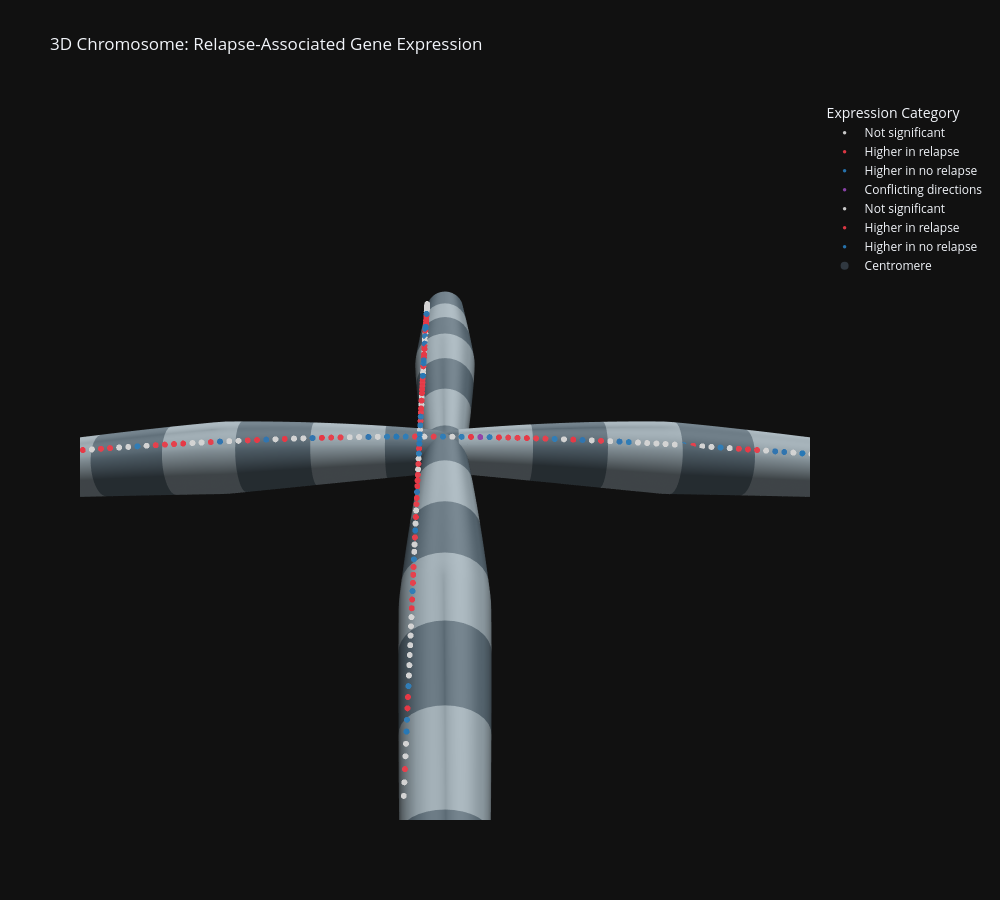

Here is the notebook cell this chart was saved with:
### Code cell
import numpy as np
import pandas as pd
import plotly.graph_objects as go

# Prepare genes
plot_data = gene_level_results_clean.sort_values(
    ["Chromosome", "start"]
).reset_index(drop=True)

# Split genes between the two sister chromatids
gene_groups = [
    plot_data.iloc[::2].copy(),
    plot_data.iloc[1::2].copy()
]

# Define the two chromatid paths
t = np.linspace(0, 1, 100)

paths = [
    np.column_stack((-1 + 2*t, 1 - 2*t, 0.08*np.sin(t*np.pi))),
    np.column_stack((-1 + 2*t, -1 + 2*t, 0.08*np.sin(t*np.pi)))
]

# Build a 3D tapered tube around a path
def make_chromatid(path, radius=0.13, sides=32):

    tangent = np.gradient(path, axis=0)
    tangent = tangent / np.linalg.norm(
        tangent, axis=1
    )[:, None]

    reference = np.array([0, 0, 1])

    normal = np.cross(tangent, reference)
    normal = normal / np.linalg.norm(
        normal, axis=1
    )[:, None]

    binormal = np.cross(tangent, normal)

    vertices = []

    for i, point in enumerate(path):

        # Narrow at centromere, rounded toward the ends
        taper = 0.65 + 0.35 * np.sin(np.pi * t[i])
        pinch = 0.52 + 0.48 * min(1, abs(t[i] - 0.5) * 4)
        r = radius * taper * pinch

        for angle in np.linspace(
            0, 2*np.pi, sides, endpoint=False
        ):
            vertex = (
                point
                + r * np.cos(angle) * normal[i]
                + r * np.sin(angle) * binormal[i]
            )
            vertices.append(vertex)

    vertices = np.array(vertices)

    faces_i, faces_j, faces_k = [], [], []
    face_colors = []

    bands = ["#52616B", "#89969D"]

    for i in range(len(path)-1):
        for j in range(sides):

            a = i*sides + j
            b = i*sides + (j+1) % sides
            c = (i+1)*sides + j
            d = (i+1)*sides + (j+1) % sides

            faces_i.extend([a, b])
            faces_j.extend([c, c])
            faces_k.extend([b, d])

            band = bands[(i // 8) % 2]
            face_colors.extend([band, band])

    return vertices, faces_i, faces_j, faces_k, face_colors


fig = go.Figure()

# Draw the two chromatids
for path in paths:

    vertices, i, j, k, colors = make_chromatid(path)

    fig.add_trace(go.Mesh3d(
        x=vertices[:, 0],
        y=vertices[:, 1],
        z=vertices[:, 2],
        i=i,
        j=j,
        k=k,
        facecolor=colors,
        opacity=1,
        flatshading=False,
        lighting=dict(
            ambient=0.45,
            diffuse=0.8,
            specular=0.6,
            roughness=0.45
        ),
        hoverinfo="skip",
        showlegend=False
    ))

# Gene colours
color_map = {
    "Not significant": "#D3D3D3",
    "Higher in relapse": "#E63946",
    "Higher in no relapse": "#2878B5",
    "Conflicting directions": "#8E44AD"
}

# Place gene markers along the chromatids
for arm_number, subset in enumerate(gene_groups):

    subset = subset.reset_index(drop=True)
    positions = np.linspace(0.06, 0.94, len(subset))

    marker_x, marker_y, marker_z = [], [], []

    for position in positions:

        index = int(position * (len(t)-1))
        point = paths[arm_number][index]

        # Put markers slightly outside the chromatid surface
        marker_x.append(point[0] + 0.11)
        marker_y.append(point[1])
        marker_z.append(point[2] + 0.10)

    subset["Plot_X"] = marker_x
    subset["Plot_Y"] = marker_y
    subset["Plot_Z"] = marker_z

    for category, color in color_map.items():

        selected = subset[
            subset["Expression_Category"] == category
        ]

        fig.add_trace(go.Scatter3d(
            x=selected["Plot_X"],
            y=selected["Plot_Y"],
            z=selected["Plot_Z"],
            mode="markers",
            name=category,
            marker=dict(
                size=3.5,
                color=color,
                opacity=0.95
            ),
            customdata=selected[
                [
                    "Gene_Symbol",
                    "Chromosome",
                    "start",
                    "Mean_Difference",
                    "Adjusted_P_Value"
                ]
            ],
            hovertemplate=(
                "<b>%{customdata[0]}</b><br>"
                "Chromosome: %{customdata[1]}<br>"
                "Position: %{customdata[2]:,}<br>"
                "Mean difference: %{customdata[3]:.4f}<br>"
                "Adjusted p-value: %{customdata[4]:.4e}"
                "<extra></extra>"
            )
        ))

# Centromere
fig.add_trace(go.Scatter3d(
    x=[0],
    y=[0],
    z=[0],
    mode="markers",
    marker=dict(
        size=8,
        color="#303840",
        symbol="circle"
    ),
    name="Centromere",
    hoverinfo="skip"
))

fig.update_layout(
    title="3D Chromosome: Relapse-Associated Gene Expression",
    template="plotly_dark",
    width=1000,
    height=900,
    scene=dict(
        xaxis=dict(visible=False),
        yaxis=dict(visible=False),
        zaxis=dict(visible=False),
        aspectmode="data",
        camera=dict(
            eye=dict(x=1.5, y=1.5, z=1.3)
        )
    ),
    legend_title="Expression Category"
)

fig.show()

### Figure 1 — Plotly figure (JSON) as saved in the notebook; plotly's stock layout.template omitted (floating-point values rounded to 4 significant figures; data arrays with more than 128 entries replaced by an {"elided": "..."} marker saying what was removed)
{"data": [{"facecolor": {"elided": "6336 str values"}, "flatshading": false, "hoverinfo": "skip", "i": {"elided": "6336 int values"}, "j": {"elided": "6336 int values"}, "k": {"elided": "6336 int values"}, "lighting": {"ambient": 0.45, "diffuse": 0.8, "roughness": 0.45, "specular": 0.6}, "opacity": 1, "showlegend": false, "type": "mesh3d", "x": {"elided": "3200 float values"}, "y": {"elided": "3200 float values"}, "z": {"elided": "3200 float values"}}, {"facecolor": {"elided": "6336 str values"}, "flatshading": false, "hoverinfo": "skip", "i": {"elided": "6336 int values"}, "j": {"elided": "6336 int values"}, "k": {"elided": "6336 int values"}, "lighting": {"ambient": 0.45, "diffuse": 0.8, "roughness": 0.45, "specular": 0.6}, "opacity": 1, "showlegend": false, "type": "mesh3d", "x": {"elided": "3200 float values"}, "y": {"elided": "3200 float values"}, "z": {"elided": "3200 float values"}}, {"customdata": {"elided": "3607x5 mixed values"}, "hovertemplate": "<b>%{customdata[0]}</b><br>Chromosome: %{customdata[1]}<br>Position: %{customdata[2]:,}<br>Mean difference: %{customdata[3]:.4f}<br>Adjusted p-value: %{customdata[4]:.4e}<extra></extra>", "marker": {"color": "#D3D3D3", "opacity": 0.95, "size": 3.5}, "mode": "markers", "name": "Not significant", "type": "scatter3d", "x": {"elided": "3607 float values"}, "y": {"elided": "3607 float values"}, "z": {"elided": "3607 float values"}}, {"customdata": {"elided": "65x5 mixed values"}, "hovertemplate": "<b>%{customdata[0]}</b><br>Chromosome: %{customdata[1]}<br>Position: %{customdata[2]:,}<br>Mean difference: %{customdata[3]:.4f}<br>Adjusted p-value: %{customdata[4]:.4e}<extra></extra>", "marker": {"color": "#E63946", "opacity": 0.95, "size": 3.5}, "mode": "markers", "name": "Higher in relapse", "type": "scatter3d", "x": [-0.688, -0.688, -0.6678, -0.6274, -0.6072, -0.6072, -0.6072, -0.587, -0.486, -0.3243, -0.2839, -0.2435, -0.2435, -0.2233, -0.2233, -0.2233, -0.1627, -0.1425, -0.1223, -0.1223, -0.1021, -0.08192, -0.06172, -0.06172, -0.02131, -0.02131, -0.02131, -0.02131, -0.001111, -0.001111, -0.001111, -0.001111, 0.0797, 0.1201, 0.2211, 0.2817, 0.3019, 0.3221, 0.3221, 0.3423, 0.3423, 0.4029, 0.4029, 0.4433, 0.4635, 0.4635, 0.4635, 0.4837, 0.5443, 0.5645, 0.6252, 0.6252, 0.6454, 0.6656, 0.6858, 0.7868, 0.807, 0.8474, 0.8474, 0.8474, 0.8474, 0.8474, 0.8878, 0.908, 0.9686], "y": [0.798, 0.798, 0.7778, 0.7374, 0.7172, 0.7172, 0.7172, 0.697, 0.596, 0.4343, 0.3939, 0.3535, 0.3535, 0.3333, 0.3333, 0.3333, 0.2727, 0.2525, 0.2323, 0.2323, 0.2121, 0.1919, 0.1717, 0.1717, 0.1313, 0.1313, 0.1313, 0.1313, 0.1111, 0.1111, 0.1111, 0.1111, 0.0303, -0.0101, -0.1111, -0.1717, -0.1919, -0.2121, -0.2121, -0.2323, -0.2323, -0.2929, -0.2929, -0.3333, -0.3535, -0.3535, -0.3535, -0.3737, -0.4343, -0.4545, -0.5152, -0.5152, -0.5354, -0.5556, -0.5758, -0.6768, -0.697, -0.7374, -0.7374, -0.7374, -0.7374, -0.7374, -0.7778, -0.798, -0.8586], "z": [0.125, 0.125, 0.1274, 0.1321, 0.1344, 0.1344, 0.1344, 0.1367, 0.1474, 0.1621, 0.1652, 0.168, 0.168, 0.1693, 0.1693, 0.1693, 0.1728, 0.1738, 0.1747, 0.1747, 0.1756, 0.1764, 0.1771, 0.1771, 0.1783, 0.1783, 0.1783, 0.1783, 0.1788, 0.1788, 0.1788, 0.1788, 0.1799, 0.18, 0.1788, 0.1771, 0.1764, 0.1756, 0.1756, 0.1747, 0.1747, 0.1717, 0.1717, 0.1693, 0.168, 0.168, 0.168, 0.1666, 0.1621, 0.1605, 0.1552, 0.1552, 0.1533, 0.1514, 0.1495, 0.1389, 0.1367, 0.1321, 0.1321, 0.1321, 0.1321, 0.1321, 0.1274, 0.125, 0.1176]}, {"customdata": {"elided": "26x5 mixed values"}, "hovertemplate": "<b>%{customdata[0]}</b><br>Chromosome: %{customdata[1]}<br>Position: %{customdata[2]:,}<br>Mean difference: %{customdata[3]:.4f}<br>Adjusted p-value: %{customdata[4]:.4e}<extra></extra>", "marker": {"color": "#2878B5", "opacity": 0.95, "size": 3.5}, "mode": "markers", "name": "Higher in no relapse", "type": "scatter3d", "x": [-0.7284, -0.7284, -0.688, -0.6678, -0.5466, -0.4658, -0.3445, -0.3243, -0.2435, -0.1829, -0.04152, 0.01909, 0.05949, 0.1403, 0.1605, 0.1605, 0.1807, 0.2211, 0.3423, 0.4433, 0.5443, 0.7262, 0.8878, 0.8878, 0.908, 0.9686], "y": [0.8384, 0.8384, 0.798, 0.7778, 0.6566, 0.5758, 0.4545, 0.4343, 0.3535, 0.2929, 0.1515, 0.09091, 0.05051, -0.0303, -0.05051, -0.05051, -0.07071, -0.1111, -0.2323, -0.3333, -0.4343, -0.6162, -0.7778, -0.7778, -0.798, -0.8586], "z": [0.1201, 0.1201, 0.125, 0.1274, 0.1411, 0.1495, 0.1605, 0.1621, 0.168, 0.1717, 0.1777, 0.1792, 0.1797, 0.1799, 0.1797, 0.1797, 0.1795, 0.1788, 0.1747, 0.1693, 0.1621, 0.1454, 0.1274, 0.1274, 0.125, 0.1176]}, {"customdata": [["RAB2A", "8", 60516910, 0.02629, 0.02592]], "hovertemplate": "<b>%{customdata[0]}</b><br>Chromosome: %{customdata[1]}<br>Position: %{customdata[2]:,}<br>Mean difference: %{customdata[3]:.4f}<br>Adjusted p-value: %{customdata[4]:.4e}<extra></extra>", "marker": {"color": "#8E44AD", "opacity": 0.95, "size": 3.5}, "mode": "markers", "name": "Conflicting directions", "type": "scatter3d", "x": [-0.02131], "y": [0.1313], "z": [0.1783]}, {"customdata": {"elided": "3596x5 mixed values"}, "hovertemplate": "<b>%{customdata[0]}</b><br>Chromosome: %{customdata[1]}<br>Position: %{customdata[2]:,}<br>Mean difference: %{customdata[3]:.4f}<br>Adjusted p-value: %{customdata[4]:.4e}<extra></extra>", "marker": {"color": "#D3D3D3", "opacity": 0.95, "size": 3.5}, "mode": "markers", "name": "Not significant", "type": "scatter3d", "x": {"elided": "3596 float values"}, "y": {"elided": "3596 float values"}, "z": {"elided": "3596 float values"}}, {"customdata": {"elided": "76x5 mixed values"}, "hovertemplate": "<b>%{customdata[0]}</b><br>Chromosome: %{customdata[1]}<br>Position: %{customdata[2]:,}<br>Mean difference: %{customdata[3]:.4f}<br>Adjusted p-value: %{customdata[4]:.4e}<extra></extra>", "marker": {"color": "#E63946", "opacity": 0.95, "size": 3.5}, "mode": "markers", "name": "Higher in relapse", "type": "scatter3d", "x": [-0.6678, -0.6476, -0.6274, -0.6274, -0.6274, -0.6274, -0.6072, -0.6072, -0.6072, -0.6072, -0.6072, -0.587, -0.587, -0.5264, -0.4254, -0.4052, -0.3849, -0.3849, -0.3849, -0.3849, -0.3445, -0.3445, -0.3243, -0.3243, -0.3041, -0.3041, -0.2637, -0.1829, -0.1627, -0.1425, -0.1223, -0.1223, -0.1021, -0.1021, -0.06172, -0.06172, -0.02131, -0.02131, -0.02131, -0.02131, -0.02131, -0.001111, 0.03929, 0.1605, 0.1605, 0.2211, 0.2615, 0.2817, 0.2817, 0.2817, 0.3019, 0.3019, 0.3221, 0.3221, 0.3423, 0.3423, 0.3625, 0.4029, 0.4029, 0.4029, 0.4433, 0.4635, 0.5443, 0.5645, 0.5847, 0.6252, 0.6252, 0.6454, 0.6454, 0.8272, 0.8272, 0.8474, 0.8474, 0.8474, 0.8474, 0.9484], "y": [-0.7778, -0.7576, -0.7374, -0.7374, -0.7374, -0.7374, -0.7172, -0.7172, -0.7172, -0.7172, -0.7172, -0.697, -0.697, -0.6364, -0.5354, -0.5152, -0.4949, -0.4949, -0.4949, -0.4949, -0.4545, -0.4545, -0.4343, -0.4343, -0.4141, -0.4141, -0.3737, -0.2929, -0.2727, -0.2525, -0.2323, -0.2323, -0.2121, -0.2121, -0.1717, -0.1717, -0.1313, -0.1313, -0.1313, -0.1313, -0.1313, -0.1111, -0.07071, 0.05051, 0.05051, 0.1111, 0.1515, 0.1717, 0.1717, 0.1717, 0.1919, 0.1919, 0.2121, 0.2121, 0.2323, 0.2323, 0.2525, 0.2929, 0.2929, 0.2929, 0.3333, 0.3535, 0.4343, 0.4545, 0.4747, 0.5152, 0.5152, 0.5354, 0.5354, 0.7172, 0.7172, 0.7374, 0.7374, 0.7374, 0.7374, 0.8384], "z": [0.1274, 0.1297, 0.1321, 0.1321, 0.1321, 0.1321, 0.1344, 0.1344, 0.1344, 0.1344, 0.1344, 0.1367, 0.1367, 0.1433, 0.1533, 0.1552, 0.157, 0.157, 0.157, 0.157, 0.1605, 0.1605, 0.1621, 0.1621, 0.1637, 0.1637, 0.1666, 0.1717, 0.1728, 0.1738, 0.1747, 0.1747, 0.1756, 0.1756, 0.1771, 0.1771, 0.1783, 0.1783, 0.1783, 0.1783, 0.1783, 0.1788, 0.1795, 0.1797, 0.1797, 0.1788, 0.1777, 0.1771, 0.1771, 0.1771, 0.1764, 0.1764, 0.1756, 0.1756, 0.1747, 0.1747, 0.1738, 0.1717, 0.1717, 0.1717, 0.1693, 0.168, 0.1621, 0.1605, 0.1588, 0.1552, 0.1552, 0.1533, 0.1533, 0.1344, 0.1344, 0.1321, 0.1321, 0.1321, 0.1321, 0.1201]}, {"customdata": {"elided": "26x5 mixed values"}, "hovertemplate": "<b>%{customdata[0]}</b><br>Chromosome: %{customdata[1]}<br>Position: %{customdata[2]:,}<br>Mean difference: %{customdata[3]:.4f}<br>Adjusted p-value: %{customdata[4]:.4e}<extra></extra>", "marker": {"color": "#2878B5", "opacity": 0.95, "size": 3.5}, "mode": "markers", "name": "Higher in no relapse", "type": "scatter3d", "x": [-0.688, -0.5668, -0.5466, -0.486, -0.4254, -0.3041, -0.2839, -0.2031, -0.2031, 0.01909, 0.05949, 0.0999, 0.1201, 0.1403, 0.1403, 0.1807, 0.3221, 0.4433, 0.4433, 0.5241, 0.6049, 0.807, 0.8676, 0.8878, 0.8878, 0.8878], "y": [-0.798, -0.6768, -0.6566, -0.596, -0.5354, -0.4141, -0.3939, -0.3131, -0.3131, -0.09091, -0.05051, -0.0101, 0.0101, 0.0303, 0.0303, 0.07071, 0.2121, 0.3333, 0.3333, 0.4141, 0.4949, 0.697, 0.7576, 0.7778, 0.7778, 0.7778], "z": [0.125, 0.1389, 0.1411, 0.1474, 0.1533, 0.1637, 0.1652, 0.1705, 0.1705, 0.1792, 0.1797, 0.18, 0.18, 0.1799, 0.1799, 0.1795, 0.1756, 0.1693, 0.1693, 0.1637, 0.157, 0.1367, 0.1297, 0.1274, 0.1274, 0.1274]}, {"customdata": [], "hovertemplate": "<b>%{customdata[0]}</b><br>Chromosome: %{customdata[1]}<br>Position: %{customdata[2]:,}<br>Mean difference: %{customdata[3]:.4f}<br>Adjusted p-value: %{customdata[4]:.4e}<extra></extra>", "marker": {"color": "#8E44AD", "opacity": 0.95, "size": 3.5}, "mode": "markers", "name": "Conflicting directions", "type": "scatter3d", "x": [], "y": [], "z": []}, {"hoverinfo": "skip", "marker": {"color": "#303840", "size": 8, "symbol": "circle"}, "mode": "markers", "name": "Centromere", "type": "scatter3d", "x": [0], "y": [0], "z": [0]}], "layout": {"height": 900, "legend": {"title": {"text": "Expression Category"}}, "scene": {"aspectmode": "data", "camera": {"eye": {"x": 1.5, "y": 1.5, "z": 1.3}}, "xaxis": {"visible": false}, "yaxis": {"visible": false}, "zaxis": {"visible": false}}, "title": {"text": "3D Chromosome: Relapse-Associated Gene Expression"}, "width": 1000}}
